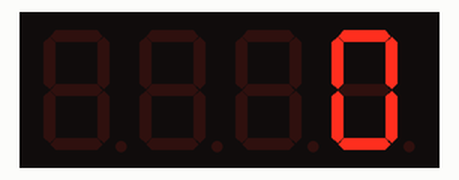
A sketch run on a simulated Arduino Uno, built with avr-gcc and run on an emulated ATmega328P. Shown: 4-digit seven-segment display.

Above: at 0.19 s.
At 5.04 s:
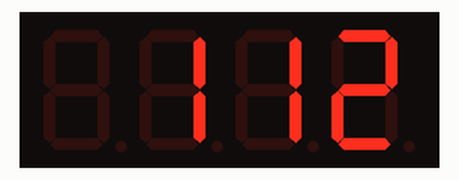
At 9.89 s:
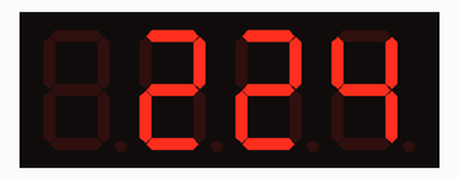
At 19.89 s:
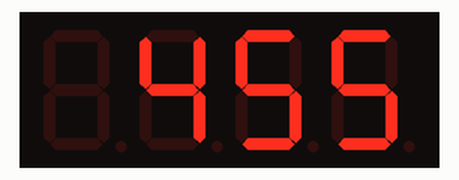
At 29.59 s:
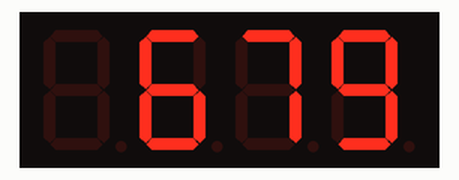
At 39.59 s:
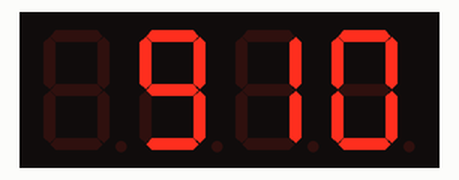

The sketch:

Latihan9.ino
```cpp
#include <TM1637Display.h>

#define CLK 7
#define DIO 6

TM1637Display display = TM1637Display(CLK, DIO);

void setup() {
  display.clear();
  display.setBrightness(7);
}

void loop() {
  int i;
  for (i = 0; i <= 9999; i++)
  {
    display.showNumberDec(i);
    delay(1);
    display.clear();
  }
  for (i =9999 ; i >= 0; i--)
  {
    display.showNumberDec(i);
    delay(1);
    display.clear();
  }
}
```
